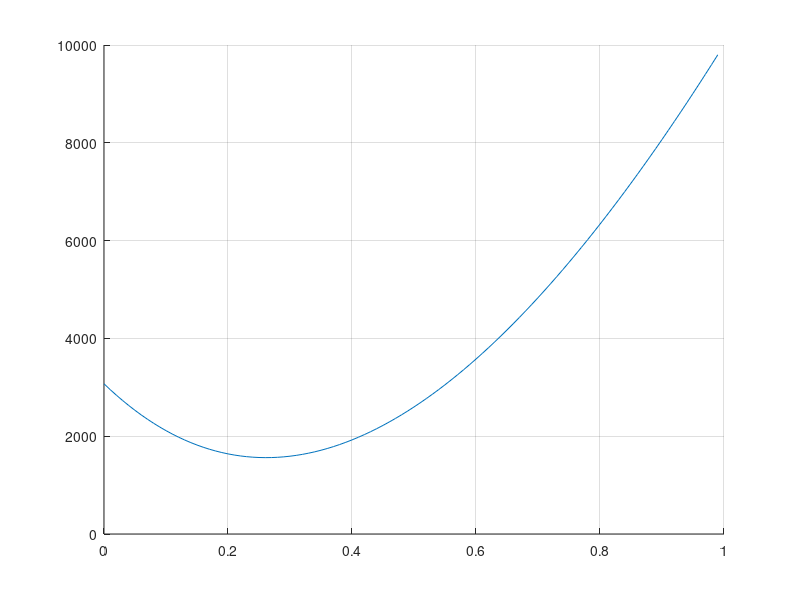

Recreate this plot in MATLAB.
% this script shows how overall correlation affects the maximum level of satisfaction, as measured 
% by the certainty equivalent of an exponential utility function in a multivariate normal market
% see "Risk and Asset Allocation" - Springer (2005), by A. Meucci

clc; clear; close all;
%%%%%%%%%%%%%%%%%%%%%%%%%%%%%%%%%%%%%%%%%%%%%%%%%%%%%%%%%%%%%%%%%%%%%%%%%%%%%%%%%%%%%%%%%%%%%%%%%%%%%%%%%%%%%%%%%%%%%%%%%%%%%%%%%%
% input investor's parameters
InvestorProfile.Budget=10000;
InvestorProfile.RiskPropensity=20;

%%%%%%%%%%%%%%%%%%%%%%%%%%%%%%%%%%%%%%%%%%%%%%%%%%%%%%%%%%%%%%%%%%%%%%%%%%%%%%%%%%%%%%%%%%%%%%%%%%%%%%%%%%%%%%%%%%%%%%%%%%%%%%%%%%
% input market parameters
NumAssets=4;
Overall_Correlations=[0 :.01 : .99]; 
Min_EV=.03; Max_EV=.18; Step=(Max_EV-Min_EV)/(NumAssets-1);
Market.LinRets_EV = [Min_EV : Step : Max_EV]';       % hidden
Market.St_Devations = 2*Market.LinRets_EV;           % hidden
Market.CurrentPrices=10*ones(NumAssets,1);           % not hidden

%%%%%%%%%%%%%%%%%%%%%%%%%%%%%%%%%%%%%%%%%%%%%%%%%%%%%%%%%%%%%%%%%%%%%%%%%%%%%%%%%%%%%%%%%%%%%%%%%%%%%%%%%%%%%%%%%%%%%%%%%%%%%%%%%%

Store_CE=[]; 
for t=1:length(Overall_Correlations)
    
    % input the remaining market parameters 
    Correlation = (1-Overall_Correlations(t)) * eye(NumAssets) + Overall_Correlations(t) * ones(NumAssets,NumAssets);
    Market.LinRets_Cov = diag(Market.St_Devations)*Correlation*diag(Market.St_Devations);
    
    % compute optimal allocation
    Market.Exp_Prices=diag(Market.CurrentPrices)*(1+Market.LinRets_EV);
    Market.Cov_Prices=diag(Market.CurrentPrices)*Market.LinRets_Cov*diag(Market.CurrentPrices);
    
    S=inv(Market.Cov_Prices);
    A=Market.CurrentPrices'*S*Market.CurrentPrices; 
    B=Market.CurrentPrices'*S*Market.Exp_Prices; 
    Gamma = (InvestorProfile.Budget - InvestorProfile.RiskPropensity*B)/A;
    
    Allocation = InvestorProfile.RiskPropensity*S*Market.Exp_Prices + Gamma*S*Market.CurrentPrices;
    CE = Allocation'*Market.Exp_Prices -1/(2*InvestorProfile.RiskPropensity)*Allocation'*Market.Cov_Prices*Allocation;
       
    Store_CE=[Store_CE; CE];
    
end

%%%%%%%%%%%%%%%%%%%%%%%%%%%%%%%%%%%%%%%%%%%%%%%%%%%%%%%%%%%%%%%%%%%%%%%%%%%%%%%%%%%%%%%%%%%%%%%%%%%%%%%%%%%%%%%%%%%%%%%%%%%%
figure % optimal allocation vs. fixed allocation
h=plot(Overall_Correlations,Store_CE);
grid on
box off